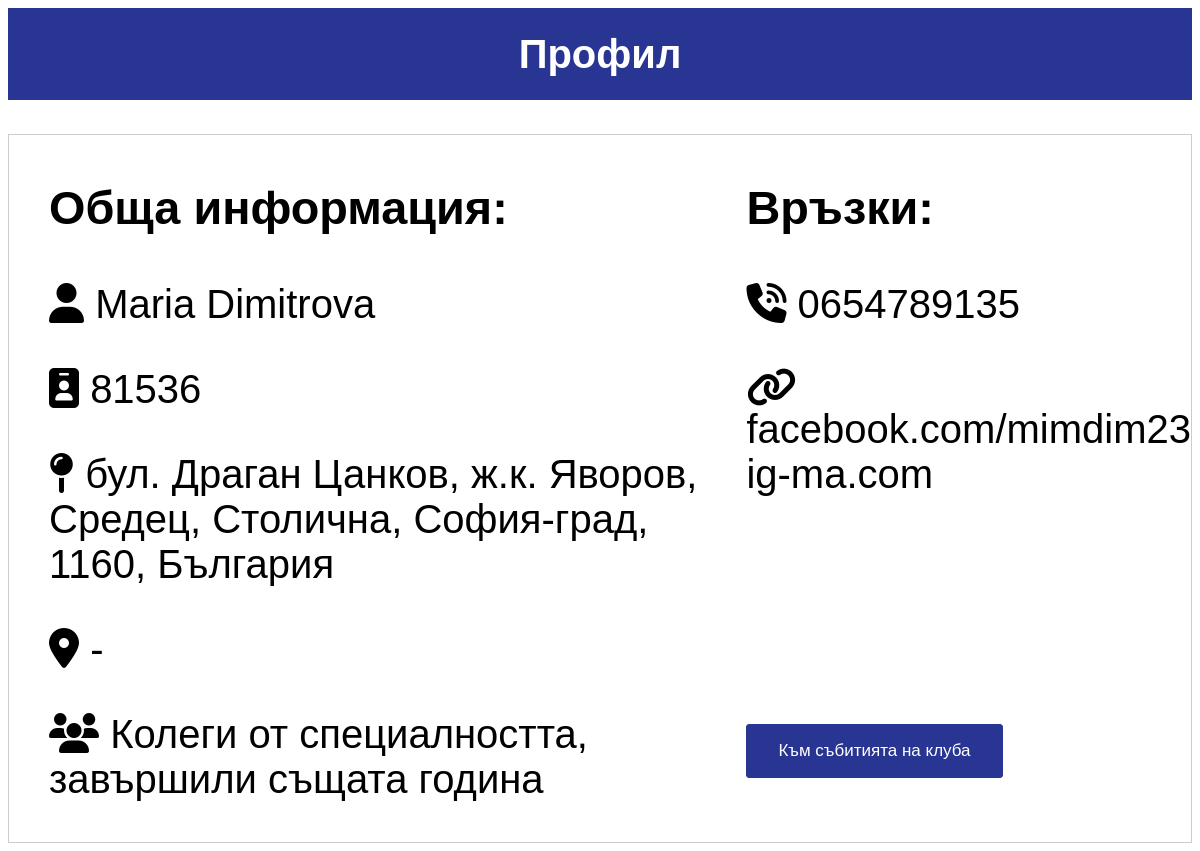
The app's page /profile.php?FNuser=81536&FNsession=81507 with its own data.
### tables this page shows
CREATE TABLE `people` (
  `FN` int(11) NOT NULL,
  `Name` varchar(20) NOT NULL,
  `email` text NOT NULL,
  `GPSCoord` text DEFAULT NULL,
  `TmpGPSCoord` text DEFAULT NULL,
  `TmpGPSCoordTime` text DEFAULT NULL,
  `Sites` text DEFAULT NULL,
  `PhoneNumber` varchar(11) DEFAULT NULL,
  `VisabilityGroup` text DEFAULT NULL
);

### profile.php (the view, shortened to what this page needs)
<html>
    <head>
        <link rel="stylesheet" href="css/stylesProfile.css" type="text/css" />
    </head>
    <?php
		$sessionFN = 0;
		$fn = 0;
		if ($_SERVER['REQUEST_METHOD'] === 'GET' && isset($_GET['FNuser']) && isset($_GET['FNsession'])) {
			$fn = $_GET['FNuser'];
			$sessionFN = $_GET['FNsession'];
		} else {
			if(session_id() == '' || !isset($_SESSION)) {
				session_start();
			}
			$fn = $_SESSION['FN'];
			$sessionFN = $fn;
		}
        $names = $facultyNumber = $permGPS = $tempGPS = $phone = $visGroup = $links = "-";
        $user = 'root';
        $pass = '';
        $db='alumniclubdb';
        $conn = new mysqli('localhost', $user, $pass, $db) or die("Sad");
        $sql = "SELECT * FROM people";
        $result = $conn->query($sql);
        if ($result->num_rows > 0) {
          while($row = $result->fetch_assoc()) {
                if ($row["FN"] == $fn) {
                    $names=$row["Name"];
                    $facultyNumber=$row["FN"];
                    $permGPS=$row["GPSCoord"];
                    $tempGPS=$row["TmpGPSCoord"];
                    $phone=$row["PhoneNumber"];
                    $visGroup=$row["VisabilityGroup"];
                    $links=$row["Sites"];
					$links=str_replace(";", " ", $links);
                }
				if ($tempGPS == "") {
					$tempGPS = '-';
				}
          }
        }
    ?>
    <body>
        <h2 id="mainHead"> Профил </h2>
        <div class="main-container">
            <div class="container">
                <h3> Обща информация: </h3>
                <p> <i class="fas fa-user"></i> <?php echo $names;?> </p>
                <p> <i class="fas fa-id-badge"></i> <?php echo $facultyNumber;?>  </p>
                <p> <i class="fas fa-map-pin"></i> <?php echo $permGPS;?> </p>
                <p> <i class="fas fa-map-marker-alt"></i> <?php echo $tempGPS;?> </p>
                <p><i class="fas fa-users"></i> <?php echo $visGroup;?> </p>
            </div>
            <div class="links-box">
                <div id="links">
                    <h3> Връзки: </h3>
                    <p> <i class="fas fa-phone-volume"></i> <?php echo $phone;?> </p>
                    <p> <i class="fas fa-link"></i> <?php echo $links;?> </p>
                </div>
                <div id="button-box">
					<form method="POST" action="events.php?FN=<?php echo $sessionFN;?>">
						<button type="submit" id="btn">Към събитията на клуба</button>
					</form>
                </div>
            </div>
        </div>
    </body>
</html>

### css/stylesProfile.css (style rules this page uses)
body { font-family: 'Trebuchet MS', 'Lucida Sans Unicode', 'Lucida Grande', 'Lucida Sans', Arial, sans-serif; }
#mainHead { text-align: center; font-size: 40px; color : white; font-style: normal; background-color: #283593; padding-top: 2%; padding-bottom: 2%; }
.main-container { font-size: 40px; border :1px solid #ccc; box-sizing: content-box; display: flex; flex-direction: row; }
.container { flex: 2; margin-left: 40px; }
.links-box { flex: 1; display: flex; flex-direction: column; }
#links { flex: 10; }
#button-box { flex: 2; }
#btn { background-color:#283593; border-radius:3px; border:1px solid #283593; display:inline-block; cursor:pointer; color:#ffffff; font-family:Arial; font-size:17px; padding:16px 31px; text-decoration:none; text-shadow:0px 1px 0px #283593; }

### records on screen
people: Name "Maria Dimitrova", FN "81536", GPSCoord "бул. Драган Цанков, ж.к. Яворов, Средец, Столична, София-град, 1160, България", TmpGPSCoord "-", VisabilityGroup "Колеги от специалността, завършили същата година", PhoneNumber "0654789135", Sites "facebook.com/mimdim23 ig-ma.com"
